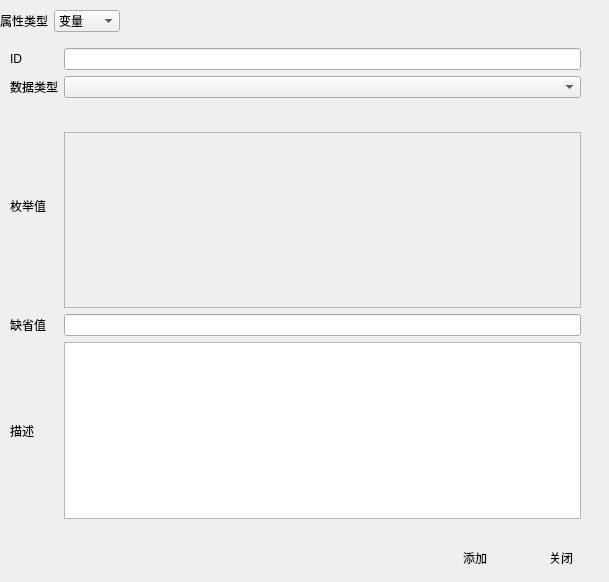
<?xml version="1.0" encoding="UTF-8"?>
<ui version="4.0">
 <class>AddPluginPropertyWindow</class>
 <widget class="QWidget" name="AddPluginPropertyWindow">
  <property name="geometry">
   <rect>
    <x>0</x>
    <y>0</y>
    <width>609</width>
    <height>582</height>
   </rect>
  </property>
  <property name="windowTitle">
   <string>添加属性</string>
  </property>
  <property name="windowIcon">
   <iconset resource="orion2.qrc">
    <normaloff>:/images/unique32.png</normaloff>:/images/unique32.png</iconset>
  </property>
  <widget class="QWidget" name="layoutWidget">
   <property name="geometry">
    <rect>
     <x>0</x>
     <y>10</y>
     <width>601</width>
     <height>561</height>
    </rect>
   </property>
   <layout class="QVBoxLayout" name="verticalLayout_2">
    <item>
     <layout class="QVBoxLayout" name="verticalLayout">
      <item>
       <layout class="QHBoxLayout" name="horizontalLayout_2">
        <item>
         <widget class="QLabel" name="label_11">
          <property name="text">
           <string>属性类型</string>
          </property>
         </widget>
        </item>
        <item>
         <widget class="QComboBox" name="propcomboBox">
          <item>
           <property name="text">
            <string>变量</string>
           </property>
          </item>
          <item>
           <property name="text">
            <string>条件</string>
           </property>
          </item>
          <item>
           <property name="text">
            <string>动作</string>
           </property>
          </item>
          <item>
           <property name="text">
            <string>表达式</string>
           </property>
          </item>
         </widget>
        </item>
        <item>
         <spacer name="horizontalSpacer_2">
          <property name="orientation">
           <enum>Qt::Horizontal</enum>
          </property>
          <property name="sizeHint" stdset="0">
           <size>
            <width>40</width>
            <height>20</height>
           </size>
          </property>
         </spacer>
        </item>
       </layout>
      </item>
      <item>
       <widget class="QStackedWidget" name="stackedWidget">
        <property name="sizePolicy">
         <sizepolicy hsizetype="Preferred" vsizetype="Preferred">
          <horstretch>0</horstretch>
          <verstretch>1</verstretch>
         </sizepolicy>
        </property>
        <property name="currentIndex">
         <number>0</number>
        </property>
        <widget class="QWidget" name="property">
         <widget class="QWidget" name="layoutWidget">
          <property name="geometry">
           <rect>
            <x>10</x>
            <y>10</y>
            <width>571</width>
            <height>471</height>
           </rect>
          </property>
          <layout class="QGridLayout" name="gridLayout">
           <item row="0" column="0">
            <widget class="QLabel" name="label">
             <property name="text">
              <string>ID</string>
             </property>
            </widget>
           </item>
           <item row="0" column="1">
            <widget class="QLineEdit" name="vidlineEdit">
             <property name="maxLength">
              <number>32762</number>
             </property>
            </widget>
           </item>
           <item row="1" column="0">
            <widget class="QLabel" name="label_2">
             <property name="text">
              <string>数据类型</string>
             </property>
            </widget>
           </item>
           <item row="1" column="1">
            <widget class="QComboBox" name="datatypecomboBox"/>
           </item>
           <item row="4" column="0">
            <widget class="QLabel" name="label_3">
             <property name="text">
              <string>缺省值</string>
             </property>
            </widget>
           </item>
           <item row="4" column="1">
            <widget class="QLineEdit" name="deflineEdit"/>
           </item>
           <item row="5" column="0">
            <widget class="QLabel" name="label_4">
             <property name="text">
              <string>描述</string>
             </property>
            </widget>
           </item>
           <item row="5" column="1">
            <widget class="QPlainTextEdit" name="vplainTextEdit"/>
           </item>
           <item row="3" column="1">
            <widget class="QListWidget" name="enumlistWidget">
             <property name="enabled">
              <bool>false</bool>
             </property>
             <property name="editTriggers">
              <set>QAbstractItemView::EditKeyPressed|QAbstractItemView::SelectedClicked</set>
             </property>
            </widget>
           </item>
           <item row="2" column="1">
            <layout class="QHBoxLayout" name="horizontalLayout_3">
             <item>
              <widget class="QPushButton" name="addenumpushButton">
               <property name="enabled">
                <bool>false</bool>
               </property>
               <property name="text">
                <string/>
               </property>
               <property name="icon">
                <iconset resource="orion2.qrc">
                 <normaloff>:/images/add.png</normaloff>:/images/add.png</iconset>
               </property>
               <property name="flat">
                <bool>true</bool>
               </property>
              </widget>
             </item>
             <item>
              <widget class="QPushButton" name="delenumpushButton">
               <property name="enabled">
                <bool>false</bool>
               </property>
               <property name="text">
                <string/>
               </property>
               <property name="icon">
                <iconset resource="orion2.qrc">
                 <normaloff>:/images/delete.png</normaloff>:/images/delete.png</iconset>
               </property>
               <property name="flat">
                <bool>true</bool>
               </property>
              </widget>
             </item>
             <item>
              <spacer name="horizontalSpacer_3">
               <property name="orientation">
                <enum>Qt::Horizontal</enum>
               </property>
               <property name="sizeHint" stdset="0">
                <size>
                 <width>40</width>
                 <height>20</height>
                </size>
               </property>
              </spacer>
             </item>
            </layout>
           </item>
           <item row="2" column="0" rowspan="2">
            <widget class="QLabel" name="label_13">
             <property name="text">
              <string>枚举值</string>
             </property>
            </widget>
           </item>
          </layout>
         </widget>
        </widget>
        <widget class="QWidget" name="function">
         <widget class="QWidget" name="layoutWidget">
          <property name="geometry">
           <rect>
            <x>10</x>
            <y>20</y>
            <width>571</width>
            <height>461</height>
           </rect>
          </property>
          <layout class="QGridLayout" name="gridLayout_2">
           <item row="0" column="0">
            <widget class="QLabel" name="label_5">
             <property name="text">
              <string>ID</string>
             </property>
            </widget>
           </item>
           <item row="0" column="1">
            <widget class="QLineEdit" name="idlineEdit"/>
           </item>
           <item row="1" column="0">
            <widget class="QLabel" name="label_6">
             <property name="text">
              <string>特性</string>
             </property>
            </widget>
           </item>
           <item row="2" column="0">
            <widget class="QLabel" name="label_7">
             <property name="text">
              <string>名称</string>
             </property>
            </widget>
           </item>
           <item row="2" column="1">
            <widget class="QLineEdit" name="namelineEdit"/>
           </item>
           <item row="3" column="0">
            <widget class="QLabel" name="label_12">
             <property name="text">
              <string>文本样式</string>
             </property>
            </widget>
           </item>
           <item row="3" column="1">
            <widget class="QLineEdit" name="textlineEdit"/>
           </item>
           <item row="4" column="0">
            <widget class="QLabel" name="label_9">
             <property name="text">
              <string>脚本函数名</string>
             </property>
            </widget>
           </item>
           <item row="4" column="1">
            <widget class="QLineEdit" name="funclineEdit"/>
           </item>
           <item row="5" column="0">
            <widget class="QLabel" name="label_8">
             <property name="text">
              <string>描述</string>
             </property>
            </widget>
           </item>
           <item row="5" column="1">
            <widget class="QPlainTextEdit" name="plainTextEdit">
             <property name="maximumSize">
              <size>
               <width>16777215</width>
               <height>64</height>
              </size>
             </property>
            </widget>
           </item>
           <item row="6" column="0" rowspan="2">
            <widget class="QLabel" name="label_10">
             <property name="text">
              <string>参数</string>
             </property>
            </widget>
           </item>
           <item row="1" column="1">
            <widget class="QListWidget" name="flaglistWidget">
             <property name="maximumSize">
              <size>
               <width>16777215</width>
               <height>48</height>
              </size>
             </property>
             <property name="viewMode">
              <enum>QListView::IconMode</enum>
             </property>
            </widget>
           </item>
           <item row="6" column="1">
            <layout class="QHBoxLayout" name="horizontalLayout_4">
             <item>
              <widget class="QPushButton" name="addparampushButton">
               <property name="enabled">
                <bool>true</bool>
               </property>
               <property name="text">
                <string/>
               </property>
               <property name="icon">
                <iconset resource="orion2.qrc">
                 <normaloff>:/images/add.png</normaloff>:/images/add.png</iconset>
               </property>
               <property name="flat">
                <bool>true</bool>
               </property>
              </widget>
             </item>
             <item>
              <widget class="QPushButton" name="delparampushButton">
               <property name="enabled">
                <bool>true</bool>
               </property>
               <property name="text">
                <string/>
               </property>
               <property name="icon">
                <iconset resource="orion2.qrc">
                 <normaloff>:/images/delete.png</normaloff>:/images/delete.png</iconset>
               </property>
               <property name="flat">
                <bool>true</bool>
               </property>
              </widget>
             </item>
             <item>
              <spacer name="horizontalSpacer_4">
               <property name="orientation">
                <enum>Qt::Horizontal</enum>
               </property>
               <property name="sizeHint" stdset="0">
                <size>
                 <width>40</width>
                 <height>20</height>
                </size>
               </property>
              </spacer>
             </item>
            </layout>
           </item>
           <item row="7" column="1">
            <widget class="QTableWidget" name="paramtableWidget">
             <property name="sizePolicy">
              <sizepolicy hsizetype="Expanding" vsizetype="Expanding">
               <horstretch>1</horstretch>
               <verstretch>0</verstretch>
              </sizepolicy>
             </property>
             <column>
              <property name="text">
               <string>ID</string>
              </property>
             </column>
             <column>
              <property name="text">
               <string>类型</string>
              </property>
             </column>
             <column>
              <property name="text">
               <string>缺省值</string>
              </property>
             </column>
             <column>
              <property name="text">
               <string>描述</string>
              </property>
             </column>
            </widget>
           </item>
          </layout>
         </widget>
        </widget>
       </widget>
      </item>
     </layout>
    </item>
    <item>
     <layout class="QHBoxLayout" name="horizontalLayout">
      <item>
       <spacer name="horizontalSpacer">
        <property name="orientation">
         <enum>Qt::Horizontal</enum>
        </property>
        <property name="sizeHint" stdset="0">
         <size>
          <width>40</width>
          <height>20</height>
         </size>
        </property>
       </spacer>
      </item>
      <item>
       <widget class="QPushButton" name="addpushButton">
        <property name="text">
         <string>添加</string>
        </property>
        <property name="icon">
         <iconset resource="orion2.qrc">
          <normaloff>:/images/add.png</normaloff>:/images/add.png</iconset>
        </property>
        <property name="iconSize">
         <size>
          <width>24</width>
          <height>24</height>
         </size>
        </property>
        <property name="flat">
         <bool>true</bool>
        </property>
       </widget>
      </item>
      <item>
       <widget class="QPushButton" name="cancelpushButton">
        <property name="text">
         <string>关闭</string>
        </property>
        <property name="icon">
         <iconset resource="orion2.qrc">
          <normaloff>:/images/cancel.png</normaloff>:/images/cancel.png</iconset>
        </property>
        <property name="iconSize">
         <size>
          <width>24</width>
          <height>24</height>
         </size>
        </property>
        <property name="flat">
         <bool>true</bool>
        </property>
       </widget>
      </item>
     </layout>
    </item>
   </layout>
  </widget>
 </widget>
 <resources>
  <include location="orion2.qrc"/>
 </resources>
 <connections/>
</ui>
